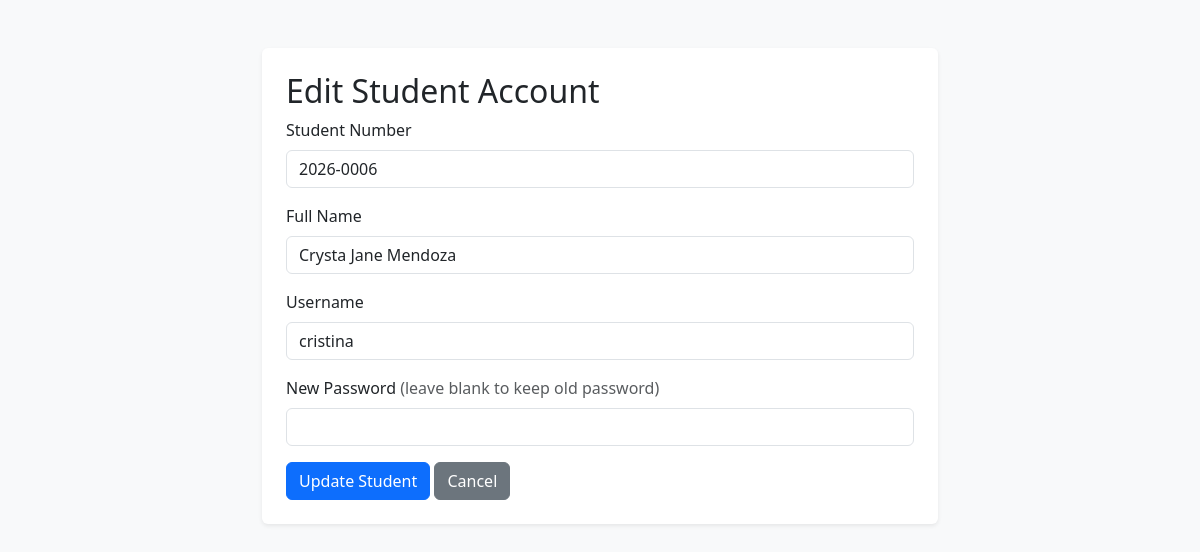
The app's page /admin/students/edit.php?id=3 (signed in) with its own data.
### tables this page shows
CREATE TABLE `users` (
  `id` int(11) NOT NULL,
  `student_no` varchar(30) DEFAULT NULL,
  `full_name` varchar(100) NOT NULL,
  `username` varchar(50) NOT NULL,
  `password` varchar(255) NOT NULL,
  `role` enum('admin','student') NOT NULL DEFAULT 'student'
);

### admin/students/edit.php (the view, shortened to what this page needs)
<?php
    include "../../config/database.php";
    $id = isset($_GET['id']) ? intval($_GET['id']) : 0;
    $result = mysqli_query($conn, "SELECT * FROM users WHERE id=$id AND role = 'student'");
    $student = mysqli_fetch_assoc($result);
?>
<!doctype html>
<html lang="en">
<head>
    <link href="../../assets/vendor/bootstrap/css/bootstrap.min.css" rel="stylesheet">
</head>
<body class="bg-light">
<div class="container py-5" style="max-width:700px">
    <div class="card border-0 shadow-sm">
        <div class="card-body p-4">
            <h2>Edit Student Account</h2>
                        <form method="POST">
                <div class="mb-3">
                    <label class="form-label">Student Number</label>
                    <input type="text" name="student_no" class="form-control" value="<?php echo htmlspecialchars($student['student_no'])?>" required>
                </div>
                <div class="mb-3">
                    <label class="form-label">Full Name</label>
                    <input type="text" name="full_name" class="form-control" value="<?php echo htmlspecialchars($student['full_name'])?>" required>
                </div>
                <div class="mb-3">
                    <label class="form-label">Username</label>
                    <input type="text" name="username" class="form-control" value="<?php echo htmlspecialchars($student['username'])?>" required>
                </div>
                <div class="mb-3">
                    <label class="form-label">New Password <span class="text-muted">(leave blank to keep old password)</span></label>
                    <input type="password" name="password" class="form-control">
                </div>
                <button type="submit" name="update" class="btn btn-primary">Update Student</button>
                <a href="index.php" class="btn btn-secondary">Cancel</a>
            </form>
        </div>
    </div>
</div>
</body>
</html>

### records on screen
users: student_no "2026-0006", full_name "Crysta Jane Mendoza", username "cristina"
